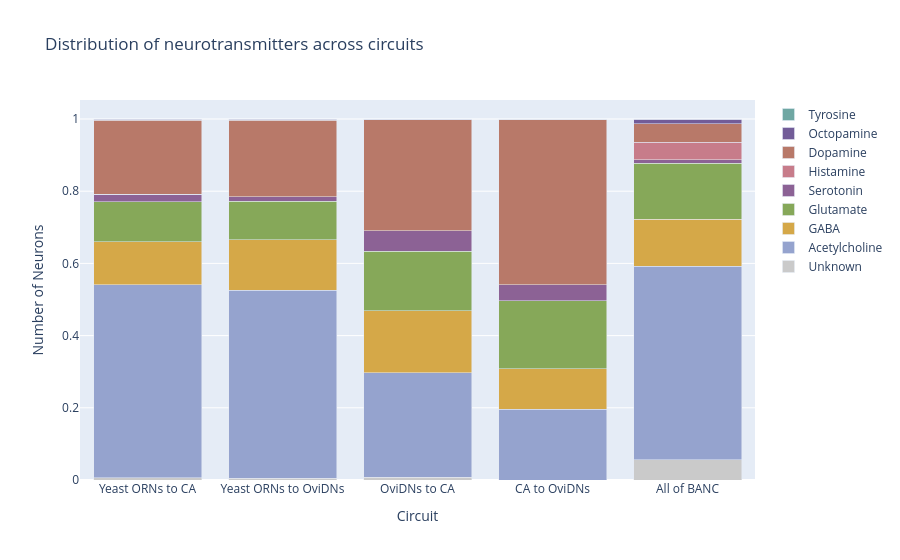

Notebook code cell kept with this figure:
### Markdown cell above
## Enrichment analysis as a bar chart

### Code cell
neurons = pd.read_csv('data/neurons.csv')
neurons['Predicted NT type'] = neurons['Predicted NT type'].fillna("Unknown")
master_edge_list = pd.read_csv('out/master_edge_list_with_direction.csv')

# 1. Pre-calculate global variables and force them to standard Python ints
total_neurons = int(len(neurons))

directions = {
    "ORN_to_CA": "Yeast ORNs to CA",
    "ORN_to_oviDN": "Yeast ORNs to OviDNs",
    "oviDN_to_CA": "OviDNs to CA",
    "CA_to_oviDN": "CA to OviDNs"
}

nt_info = {
    "DA": {"name": "Dopamine", "color": "#B87969"},
    "SER": {"name": "Serotonin", "color": "#8C6295"},
    "ACH": {"name": "Acetylcholine", "color": "#95A3CE"},
    "GABA": {"name": "GABA", "color": "#D5A848"},
    "GLUT": {"name": "Glutamate", "color": "#86A859"},
    "HIST": {"name": "Histamine", "color": "#C77C8A"},
    "TYR": {"name": "Tyrosine", "color": "#6FA7A3"},
    "OCT": {"name": "Octopamine", "color": "#725C98"},
    "Unknown": {"name": "Unknown", "color": "#CACACA"}
}

def enrichment_analysis():
    # Get unique NT types from the data
    nt_types = neurons['Predicted NT type'].fillna("Unknown").unique().tolist()
    
    results = []
    # Get unique circuit labels
    # circuit_labels = list(set(master_edge_list['direction'].unique()))

    for label in directions.keys():
        # Get unique neurons for this circuit
        circuit_edges = master_edge_list[master_edge_list['direction'] == label]
        path_ids = set(circuit_edges['pre_root_id']) | set(circuit_edges['post_root_id'])
        n_total_in_circuit = int(len(path_ids))
        
        # Filter neurons belonging to this circuit
        circuit_neurons = neurons[neurons['Root ID'].isin(path_ids)]
        
        # Create a dictionary to hold counts and stats for this specific circuit
        row = {
            'Circuit': directions[label],
            'Total Neurons': n_total_in_circuit
        }
        
        for nt in nt_types:
            n_nt_in_circuit = int(len(circuit_neurons[circuit_neurons['Predicted NT type'] == nt]))
            
            # Logic for the Plot: Concentration of this NT in this circuit
            concentration = n_nt_in_circuit / n_total_in_circuit if n_total_in_circuit > 0 else 0
            
            # We store the count or percentage to use for the bar height
            # Since you want a stacked bar where the total height of the bar 
            # represents the whole circuit, we use the count or the fraction.
            row[f'{nt} count'] = n_nt_in_circuit
            row[f'{nt} conc'] = concentration
        
        results.append(row)

    # Add the "All of BANC" summary row
    summary_row = {
        'Circuit': 'All of BANC',
        'Total Neurons': total_neurons
    }
    for nt in nt_types:
        n_nt_total = int(len(neurons[neurons['Predicted NT type'] == nt]))
        summary_row[f'{nt} count'] = n_nt_total
        summary_row[f'{nt} conc'] = n_nt_total / total_neurons if total_neurons > 0 else 0
    
    results.append(summary_row)

    df_enrichment = pd.DataFrame(results)
    return df_enrichment

# Run analysis
df_plot = enrichment_analysis()

# Plotting logic
# We use 'count' for the height of the segments. 
# If you want the bar to represent "percentage", you'd use 'conc'.
# Since each neuron has 1 NT, sum of counts = Total Neurons.

# Prepare data for Plotly
# The list of NT types to plot
nt_cols = [f'{nt} conc' for nt in neurons['Predicted NT type'].fillna("Unknown").unique()]
# The names for the legend
nt_names = [nt for nt in neurons['Predicted NT type'].fillna("Unknown").unique()]

fig = go.Figure()

for i, nt in enumerate(nt_names):
    fig.add_trace(go.Bar(
        name=nt_info[nt]["name"],
        x=df_plot['Circuit'],
        y=df_plot[nt_cols[i]],
        marker_color=nt_info[nt]["color"] # You can customize colors here
    ))

fig.update_layout(
    barmode='stack',
    title="Distribution of neurotransmitters across circuits",
    xaxis_title="Circuit",
    yaxis_title="Number of Neurons"
)

fig.show()

### Figure 1 — Plotly figure (JSON) as saved in the notebook; plotly's stock layout.template omitted (floating-point values rounded to 4 significant figures)
{"data": [{"marker": {"color": "#CACACA"}, "name": "Unknown", "type": "bar", "x": ["Yeast ORNs to CA", "Yeast ORNs to OviDNs", "OviDNs to CA", "CA to OviDNs", "All of BANC"], "y": [0.006696, 0.005392, 0.008091, 0.0, 0.05548]}, {"marker": {"color": "#95A3CE"}, "name": "Acetylcholine", "type": "bar", "x": ["Yeast ORNs to CA", "Yeast ORNs to OviDNs", "OviDNs to CA", "CA to OviDNs", "All of BANC"], "y": [0.5346, 0.5207, 0.2896, 0.1955, 0.5371]}, {"marker": {"color": "#D5A848"}, "name": "GABA", "type": "bar", "x": ["Yeast ORNs to CA", "Yeast ORNs to OviDNs", "OviDNs to CA", "CA to OviDNs", "All of BANC"], "y": [0.1187, 0.1399, 0.1715, 0.1128, 0.1302]}, {"marker": {"color": "#86A859"}, "name": "Glutamate", "type": "bar", "x": ["Yeast ORNs to CA", "Yeast ORNs to OviDNs", "OviDNs to CA", "CA to OviDNs", "All of BANC"], "y": [0.1112, 0.1067, 0.165, 0.188, 0.1541]}, {"marker": {"color": "#8C6295"}, "name": "Serotonin", "type": "bar", "x": ["Yeast ORNs to CA", "Yeast ORNs to OviDNs", "OviDNs to CA", "CA to OviDNs", "All of BANC"], "y": [0.01972, 0.01249, 0.05663, 0.04511, 0.01019]}, {"marker": {"color": "#C77C8A"}, "name": "Histamine", "type": "bar", "x": ["Yeast ORNs to CA", "Yeast ORNs to OviDNs", "OviDNs to CA", "CA to OviDNs", "All of BANC"], "y": [0.0, 0.0, 0.0, 0.0, 0.04862]}, {"marker": {"color": "#B87969"}, "name": "Dopamine", "type": "bar", "x": ["Yeast ORNs to CA", "Yeast ORNs to OviDNs", "OviDNs to CA", "CA to OviDNs", "All of BANC"], "y": [0.205, 0.2108, 0.3074, 0.4586, 0.051]}, {"marker": {"color": "#725C98"}, "name": "Octopamine", "type": "bar", "x": ["Yeast ORNs to CA", "Yeast ORNs to OviDNs", "OviDNs to CA", "CA to OviDNs", "All of BANC"], "y": [0.004092, 0.003973, 0.001618, 0.0, 0.01202]}, {"marker": {"color": "#6FA7A3"}, "name": "Tyrosine", "type": "bar", "x": ["Yeast ORNs to CA", "Yeast ORNs to OviDNs", "OviDNs to CA", "CA to OviDNs", "All of BANC"], "y": [0.0, 0.0, 0.0, 0.0, 0.001321]}], "layout": {"barmode": "stack", "title": {"text": "Distribution of neurotransmitters across circuits"}, "xaxis": {"title": {"text": "Circuit"}}, "yaxis": {"title": {"text": "Number of Neurons"}}}}
